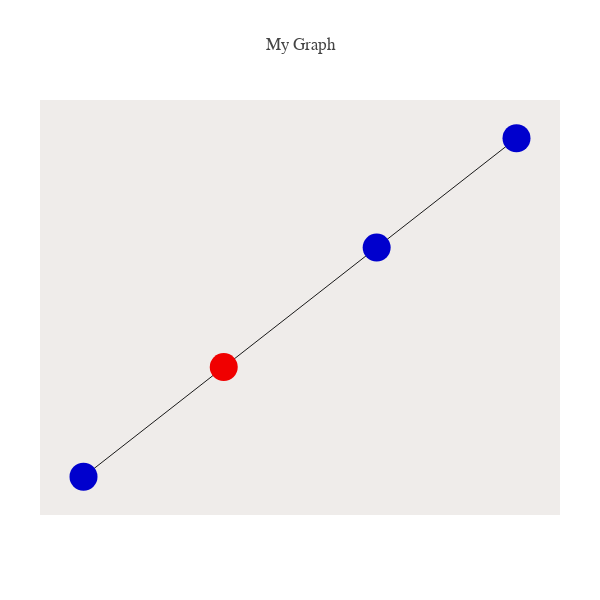

Write notebook code for a chart like this one.
### Code cell
### let's visualize the tree
### plotting a network because igraph is not installed.

from structure_tools.Coalesce_plots import plot_phyl_net

node_list= list(range(-1,Mp.shape[1]))
root= True
nodes_as_seqs= True
plot_phyl_net(data_phyl,leaves,node_list,edges,
              nodes_as_seqs= nodes_as_seqs,root= root)

### Figure 1 — Plotly figure (JSON) as saved in the notebook; plotly's stock layout.template omitted (floating-point values rounded to 4 significant figures)
{"data": [{"hoverinfo": "none", "line": {"color": "rgb(25,25,25)", "width": 1}, "mode": "lines", "type": "scatter", "uid": "7e932451-9b9b-44c7-b8d9-303bc7967592", "x": [-0.3526, 0.3535, null, -0.3526, -1, null, 0.3535, 0.9991, null], "y": [-0.3286, 0.3295, null, -0.3286, -0.932, null, 0.3295, 0.9312, null]}, {"hoverinfo": "text", "marker": {"color": ["rgb(240,0,0)", "rgb(0,0,205)", "rgb(0,0,205)", "rgb(0,0,205)"], "size": 28}, "mode": "markers", "text": ["root: 0000", "1100", "1101", "0010\n0010"], "type": "scatter", "uid": "6958615c-f082-4aa7-b6a5-d8b664bc6da1", "x": [-0.3526, 0.3535, 0.9991, -1], "y": [-0.3286, 0.3295, 0.9312, -0.932]}], "layout": {"autosize": false, "font": {"family": "Balto"}, "height": 600, "hovermode": "closest", "margin": {"b": 85, "l": 40, "pad": 0, "r": 40, "t": 100}, "plot_bgcolor": "#efecea", "showlegend": false, "title": "My Graph", "width": 600, "xaxis": {"showgrid": false, "showline": false, "showticklabels": false, "title": "", "zeroline": false}, "yaxis": {"showgrid": false, "showline": false, "showticklabels": false, "title": "", "zeroline": false}}}
